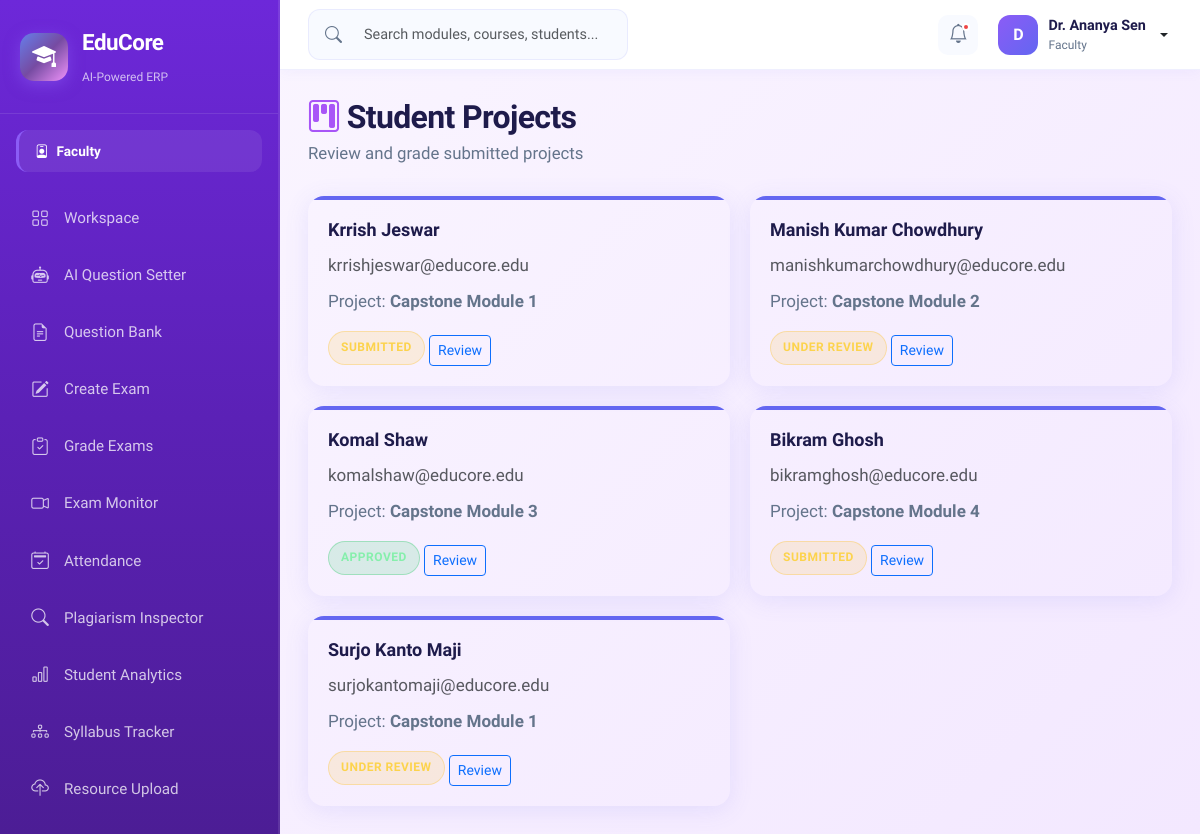
Page /faculty/projectsManage.php (signed in) on the committed database.
### tables this page shows
CREATE TABLE IF NOT EXISTS users (
    id INT AUTO_INCREMENT PRIMARY KEY,
    full_name VARCHAR(120) NOT NULL,
    email VARCHAR(120) NOT NULL UNIQUE,
    password_hash VARCHAR(255) NOT NULL,
    phone VARCHAR(20),
    address TEXT,
    role ENUM('super_admin','faculty','student','parent','finance','librarian','tpo') NOT NULL DEFAULT 'student',
    parent_id INT DEFAULT NULL,
    photo VARCHAR(255) DEFAULT 'default.png',
    status ENUM('active','inactive','suspended') DEFAULT 'active',
    two_factor_secret VARCHAR(64) DEFAULT NULL,
    two_factor_enabled TINYINT(1) NOT NULL DEFAULT 0,
    reset_token_hash VARCHAR(255) DEFAULT NULL,
    reset_token_expires DATETIME DEFAULT NULL,
    created_at TIMESTAMP DEFAULT CURRENT_TIMESTAMP,
    FOREIGN KEY (parent_id) REFERENCES users(id) ON DELETE SET NULL
);

### includes/auth_check.php (called while the page is built, shortened)
<?php
function getCurrentUser(): ?array
{
    $db = getDB();
    $stmt = $db->prepare('SELECT id, full_name, email, role, photo FROM users WHERE id = ? AND status = "active"');
    $stmt->execute([$_SESSION['user_id']]);
    return $stmt->fetch() ?: null;
}
function getRoleLabel(string $role): string
{
    $labels = [
        'super_admin' => 'Super Admin',
        'faculty'     => 'Faculty',
        'student'     => 'Student',
        'parent'      => 'Parent',
        'finance'     => 'Finance Officer',
        'librarian'   => 'Librarian',
        'tpo'         => 'TPO',
    ];
    return $labels[$role] ?? ucfirst($role);
}
function getRoleColor(string $role): string
{
    $colors = [
        'super_admin' => '#ef4444',
        'faculty'     => '#8b5cf6',
        'student'     => '#06b6d4',
        'parent'      => '#10b981',
        'finance'     => '#f59e0b',
        'librarian'   => '#ec4899',
        'tpo'         => '#6366f1',
    ];
    return $colors[$role] ?? '#6366f1';
}

### includes/role_theme.php (called while the page is built)
<?php
function getRoleThemeKey(?string $role): string
{
    return match ($role) {
        'super_admin' => 'admin',
        'librarian'   => 'library',
        'tpo'         => 'placements',
        default       => $role ?? 'student',
    };
}

### faculty/projectsManage.php (the view, shortened to what this page needs)
<?php
require_once __DIR__ . '/../includes/auth_check.php';
$basePath = '..';
$pdo = getDbConnection();
$projects = $pdo->query("SELECT u.full_name, u.email FROM users u WHERE u.role='student' LIMIT 10")->fetchAll();
include __DIR__ . '/../includes/header.php';
?>
<div class="page-header fade-in"><h1><i class="bi bi-kanban" style="color:#a855f7"></i> Student Projects</h1><p>Review and grade submitted projects</p></div>
<div class="grid">
<?php foreach ($projects as $i => $p): $statuses = ['Submitted', 'Under Review', 'Approved']; $st = $statuses[$i % 3]; ?>
<div class="stat-card animate-slide-in">
<h5><?= htmlspecialchars($p['full_name']) ?></h5>
<p class="text-muted mb-2"><?= htmlspecialchars($p['email']) ?></p>
<p>Project: <strong>Capstone Module <?= ($i % 4) + 1 ?></strong></p>
<span class="status-badge status-<?= $st === 'Approved' ? 'active' : 'pending' ?>"><?= $st ?></span>
<button class="btn btn-sm btn-outline-primary mt-2">Review</button>
</div>
<?php endforeach; ?>
</div>
<?php include __DIR__ . '/../includes/footer.php';

### includes/header.php (shortened to what this page needs)
<?php
$user = getCurrentUser();
$basePath = $basePath ?? '../..';
require_once __DIR__ . '/role_theme.php';
$roleTheme = getRoleThemeKey($user['role'] ?? 'student');
?>
<!DOCTYPE html>
<html lang="en">
<head>
    <link href="https://cdn.jsdelivr.net/npm/bootstrap@5.3.3/dist/css/bootstrap.min.css" rel="stylesheet">
    <link href="https://cdn.jsdelivr.net/npm/bootstrap-icons@1.11.3/font/bootstrap-icons.min.css" rel="stylesheet">
    <link href="<?= $basePath ?>/assets/css/educore.css" rel="stylesheet">
    <link href="<?= $basePath ?>/assets/css/themes.css" rel="stylesheet">
</head>
<body class="educore-body theme-<?= htmlspecialchars($roleTheme) ?>" data-role="<?= htmlspecialchars($roleTheme) ?>">
<div class="app-wrapper">
    <?php include __DIR__ . '/sidebar.php'; ?>
    <div class="main-content">
        <header class="top-bar">
            <div class="top-bar-left">
                <div class="search-box d-none d-md-flex">
                    <i class="bi bi-search"></i>
                    <input type="text" placeholder="Search modules, courses, students..." class="form-control">
                </div>
            </div>
            <div class="top-bar-right">
                <div class="notification-bell">
                    <i class="bi bi-bell"></i>
                    <span class="badge-dot"></span>
                </div>
                <div class="user-menu dropdown">
                    <button class="btn user-btn dropdown-toggle" data-bs-toggle="dropdown">
                        <div class="user-avatar" style="background: linear-gradient(135deg, <?= getRoleColor($user['role'] ?? 'student') ?>, #6366f1);">
                            <?= strtoupper(substr($user['full_name'] ?? 'U', 0, 1)) ?>
                        </div>
                        <div class="user-info d-none d-md-block">
                            <span class="user-name"><?= htmlspecialchars($user['full_name'] ?? 'User') ?></span>
                            <span class="user-role"><?= getRoleLabel($user['role'] ?? 'student') ?></span>
                        </div>
                    </button>
                </div>
            </div>
        </header>
        <main class="page-content">

### includes/sidebar.php (shortened to what this page needs)
<?php
$role = $user['role'] ?? 'student';
$navItems = [];
switch ($role) {
    case 'faculty':
        $navItems = [
            ['icon' => 'bi-grid', 'label' => 'Workspace', 'href' => 'dashboard.php', 'color' => '#8b5cf6'],
            ['icon' => 'bi-robot', 'label' => 'AI Question Setter', 'href' => 'aiQuestionGeneration.php', 'color' => '#ec4899'],
            ['icon' => 'bi-file-earmark-text', 'label' => 'Question Bank', 'href' => 'questionBank.php', 'color' => '#06b6d4'],
            ['icon' => 'bi-pencil-square', 'label' => 'Create Exam', 'href' => 'examCreate.php', 'color' => '#3b82f6'],
            ['icon' => 'bi-clipboard-check', 'label' => 'Grade Exams', 'href' => 'examGrading.php', 'color' => '#f59e0b'],
            ['icon' => 'bi-camera-video', 'label' => 'Exam Monitor', 'href' => 'examMoniter.php', 'color' => '#ef4444'],
            ['icon' => 'bi-calendar2-check', 'label' => 'Attendance', 'href' => 'attendance.php', 'color' => '#22c55e'],
            ['icon' => 'bi-search', 'label' => 'Plagiarism Inspector', 'href' => 'aiPlagarismInspector.php', 'color' => '#f43f5e'],
            ['icon' => 'bi-bar-chart', 'label' => 'Student Analytics', 'href' => 'studentAnalytics.php', 'color' => '#10b981'],
            ['icon' => 'bi-diagram-3', 'label' => 'Syllabus Tracker', 'href' => 'syllabusTracker.php', 'color' => '#14b8a6'],
            ['icon' => 'bi-cloud-upload', 'label' => 'Resource Upload', 'href' => 'resourceUpload.php', 'color' => '#0ea5e9'],
            ['icon' => 'bi-people', 'label' => 'PTM Scheduler', 'href' => 'ptmScheduler.php', 'color' => '#6366f1'],
            ['icon' => 'bi-kanban', 'label' => 'Student Projects', 'href' => 'projectsManage.php', 'color' => '#a855f7'],
            ['icon' => 'bi-chat-dots', 'label' => 'AI Chatbot', 'href' => 'teacherChatbot.php', 'color' => '#d946ef'],
        ];
        break;
}
$currentPage = basename($_SERVER['PHP_SELF']);
?>
<aside class="sidebar" id="sidebar">
    <div class="sidebar-brand">
        <div class="brand-icon">
            <i class="bi bi-mortarboard-fill"></i>
        </div>
        <div class="brand-text">
            <span class="brand-name">EduCore</span>
            <span class="brand-tagline">AI-Powered ERP</span>
        </div>
    </div>
    <div class="sidebar-role-badge" style="--role-color: <?= getRoleColor($role) ?>">
        <i class="bi bi-person-badge"></i>
        <?= getRoleLabel($role) ?>
    </div>
    <nav class="sidebar-nav">
        <?php foreach ($navItems as $item): ?>
        <a href="<?= $item['href'] ?>" class="nav-item <?= $currentPage === $item['href'] ? 'active' : '' ?>"
           style="--item-color: <?= $item['color'] ?>">
            <i class="bi <?= $item['icon'] ?>"></i>
            <span><?= $item['label'] ?></span>
        </a>
        <?php endforeach; ?>
    </nav>
</aside>

### assets/css/themes.css (style rules this page uses)
:root { --theme-primary: #6366F1; --theme-primary-dark: #4F46E5; --theme-light: #E0E7FF; --theme-accent: #22D3EE; }
body[data-role="faculty"] { --theme-primary: #8B5CF6; --theme-primary-dark: #7C3AED; --theme-light: #F3E8FF; --theme-accent: #D8B4FE; }
.sidebar { background: linear-gradient(180deg, rgba(15, 23, 42, 0.95), rgba(15, 23, 42, 0.92)); border-right: 2px solid rgba(255, 255, 255, 0.1); transition: all 0.3s ease; }
.stat-card { background: linear-gradient(135deg, rgba(var(--theme-primary), 0.1), rgba(var(--theme-primary), 0.05)); border: 1px solid rgba(var(--theme-primary), 0.3); border-radius: 16px; padding: 20px; transition: all 0.3s cubic-bezier(0.4, 0, 0.2, 1); }
.animate-slide-in { animation: slideIn 0.4s cubic-bezier(0.4, 0, 0.2, 1) forwards; }
body { font-size: 16px; line-height: 1.6; }
h1, .h1 { font-size: 2.5rem; line-height: 1.2; font-weight: 800; letter-spacing: -0.02em; margin: 0 0 20px 0; }
h5, .h5 { font-size: 1.125rem; line-height: 1.5; font-weight: 600; margin: 0 0 8px 0; }
body.educore-body p { margin: 0 0 12px 0; color: var(--text-muted, #64748b); }
.grid { display: grid; gap: 20px; grid-template-columns: repeat(auto-fit, minmax(300px, 1fr)); }
.status-badge { display: inline-flex; align-items: center; gap: 6px; padding: 6px 12px; border-radius: 20px; font-size: 0.75rem; font-weight: 700; text-transform: uppercase; letter-spacing: 0.5px; }
.status-active { background: rgba(34, 197, 94, 0.15); color: #86EFAC; border: 1px solid rgba(34, 197, 94, 0.3); }
.status-pending { background: rgba(251, 191, 36, 0.15); color: #FCD34D; border: 1px solid rgba(251, 191, 36, 0.3); }
* { transition-property: background-color, border-color, color, fill, stroke, opacity, box-shadow, transform, filter; transition-timing-function: cubic-bezier(0.4, 0, 0.2, 1); transition-duration: 200ms; }
button, a, input, select, textarea { transition-duration: 150ms; }

### rows in the picture
users: role "Faculty", full_name "D", full_name "Dr. Ananya Sen"
users: full_name "Krrish Jeswar", email "krrishjeswar@educore.edu", st "SUBMITTED"
users: full_name "Manish Kumar Chowdhury", email "manishkumarchowdhury@educore.edu", st "UNDER REVIEW"
users: full_name "Komal Shaw", email "komalshaw@educore.edu", st "APPROVED"
users: full_name "Bikram Ghosh", email "bikramghosh@educore.edu", st "SUBMITTED"
users: full_name "Surjo Kanto Maji", email "surjokantomaji@educore.edu", st "UNDER REVIEW"

### other values in the picture
$item['label'] "Workspace"
$item['label'] "AI Question Setter"
$item['label'] "Question Bank"
$item['label'] "Create Exam"
$item['label'] "Grade Exams"
$item['label'] "Exam Monitor"
$item['label'] "Attendance"
$item['label'] "Plagiarism Inspector"
$item['label'] "Student Analytics"
$item['label'] "Syllabus Tracker"
$item['label'] "Resource Upload"
